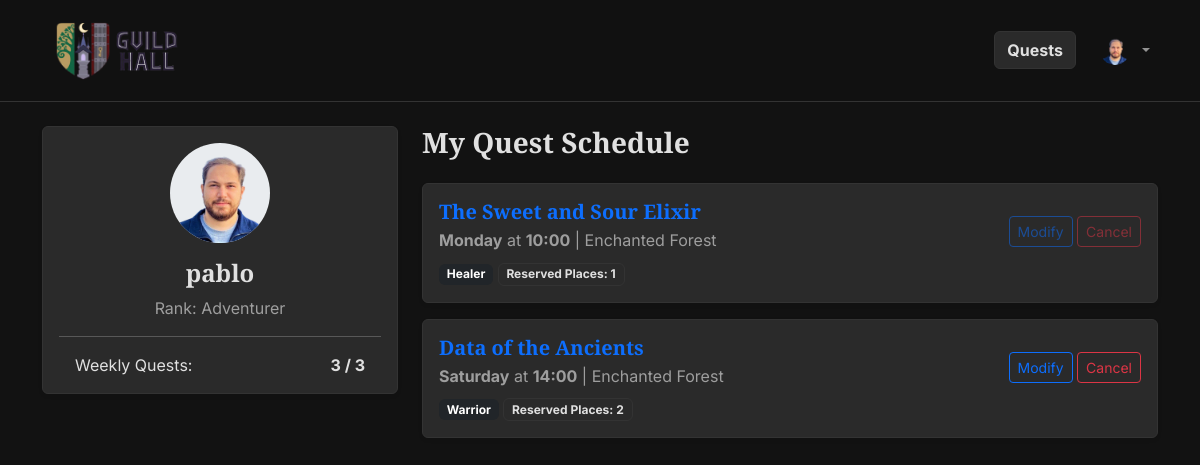
/profile (signed in), run on an earlier commit of the app's database.
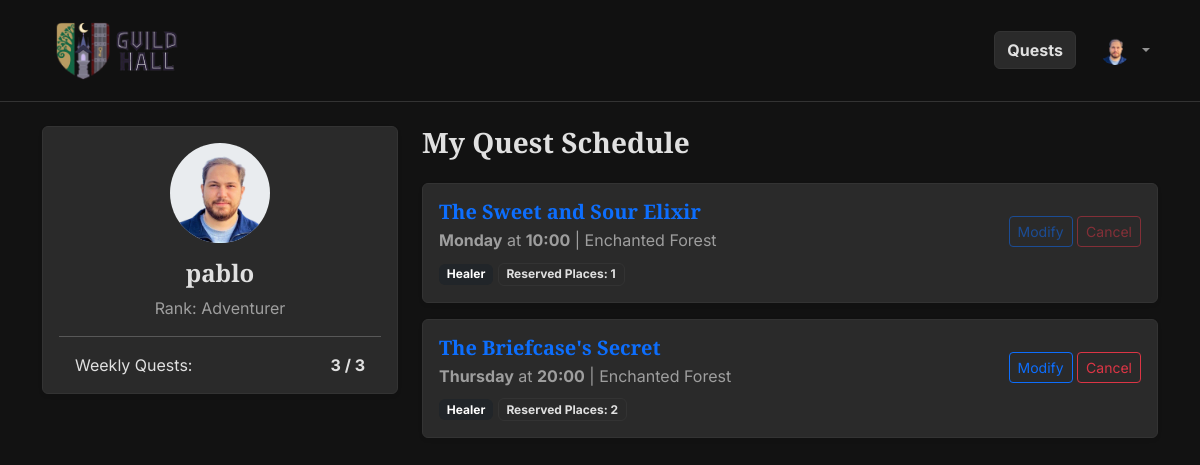
And on a later commit of the database.
### tables this page shows
CREATE TABLE "users" (
	"UId"	INTEGER,
	"username"	TEXT NOT NULL UNIQUE,
	"password_hash"	TEXT NOT NULL,
	"role"	TEXT NOT NULL,
	"avatar_filename"	TEXT,
	PRIMARY KEY("UId" AUTOINCREMENT)
);

CREATE TABLE "participations" (
	"PId"	INTEGER,
	"SId"	INTEGER NOT NULL,
	"UId"	INTEGER NOT NULL,
	"party_role"	TEXT NOT NULL,
	"places_reserved"	INTEGER NOT NULL,
	PRIMARY KEY("PId" AUTOINCREMENT),
	FOREIGN KEY("SId") REFERENCES "sessions"("SId"),
	FOREIGN KEY("UId") REFERENCES "users"("UId")
);

CREATE TABLE "quests" (
	"QId"	INTEGER,
	"title"	TEXT NOT NULL,
	"duration"	INTEGER NOT NULL,
	"quest_type"	TEXT NOT NULL,
	"difficulty"	TEXT NOT NULL,
	"description"	TEXT,
	"image_filename"	TEXT,
	PRIMARY KEY("QId" AUTOINCREMENT)
);

### app.py (the view)
@app.route('/profile')
@login_required
def profile():
    if current_user.role != AD:
        flash("Guild Masters have a different dashboard.", "info")
        return redirect(url_for('index')) # We will point this to GM Dashboard later
    raw_participations = db.get_user_participations(current_user.UId)
    participations = []
    total_places = 0
    for row in raw_participations:
        part_dict = dict(row)
        part_dict['is_modifiable'] = util.can_modify_session(
            row['day'], row['start_time'], SIMULATED_DAY, SIMULATED_TIME
        )
        total_places += row['places_reserved']
        participations.append(part_dict)
    return render_template('adventurer_profile.html', participations=participations, total_places = total_places)

### app.py (called while the page is built)
@login_manager.user_loader
def load_user(user_id):
    return db.get_user_by_id(user_id)

### db.py (called while the page is built)
def get_db_connection():
    conn = sqlite3.connect('database.db')
    conn.row_factory = sqlite3.Row
    return conn

def get_user_by_id(uid):
    conn = get_db_connection()
    cursor = conn.cursor()
    query = 'SELECT * FROM users WHERE UId = ?'
    cursor.execute(query, (uid,))
    user_row = cursor.fetchone()
    conn.close()
    if user_row:
        return User(id=user_row['UId'],
                    username=user_row['username'],
                    role=user_row['role'],
                    avatar_filename=user_row['avatar_filename'])
    return None

def get_user_participations(user_id):
    conn = get_db_connection()
    query = '''
        SELECT p.PId as participation_id, p.party_role, p.places_reserved,
               s.SId as session_id, s.day, s.start_time, s.location,
               q.title, q.duration, q.quest_type
        FROM participations p
        JOIN sessions s ON p.SId = s.SId
        JOIN quests q ON s.QId = q.QId
        WHERE p.UId = ?
        ORDER BY
        CASE s.day
            WHEN 'Monday' THEN 1
            WHEN 'Tuesday' THEN 2
            WHEN 'Wednesday' THEN 3
            WHEN 'Thursday' THEN 4
            WHEN 'Friday' THEN 5
            WHEN 'Saturday' THEN 6
            WHEN 'Sunday' THEN 7
        END, s.start_time ASC
    '''
    participations = conn.execute(query, (user_id,)).fetchall()
    conn.close()
    return participations

### util.py (called while the page is built)
def get_total_hours(day_str, time_str):
    days = {
        "Monday": 0, "Tuesday": 1, "Wednesday": 2, "Thursday": 3,
        "Friday": 4, "Saturday": 5, "Sunday": 6
    }
    hours, minutes = map(int, time_str.split(':'))
    return (days[day_str] * 24) + hours + (minutes / 60.0)

def can_modify_session(session_day, session_time, current_day, current_time):
    session_total = get_total_hours(session_day, session_time)
    current_total = get_total_hours(current_day, current_time)
    return (session_total - current_total) > 8

### templates/adventurer_profile.html (shortened to what this page needs)
{% extends 'base.html' %}
{% block content %}
<div class="row">
    <div class="col-md-4 mb-4">
        <div class="card shadow-sm">
            <div class="card-body text-center">
                {% if current_user.avatar_filename %}
                        <img src="{{ url_for('static', filename='images/avatars/' + current_user.avatar_filename) }}" alt="Avatar" class="rounded-circle mb-3 avatar">
                    {% else %}
                        <img src="{{ url_for('static', filename='images/avatars/davatar.jpg') }}" alt="Default Avatar" class="rounded-circle shadow-sm border avatar">
                    {% endif %}
                <h4 class="card-title">{{ current_user.username }}</h4>
                <p class="text-muted mb-1">Rank: Adventurer</p>
                <hr>
                <div class="d-flex justify-content-between px-3">
                    <span>Weekly Quests:</span>
                    <strong>{{ total_places }} / 3</strong>
                </div>
            </div>
        </div>
    </div>
    <div class="col-md-8">
        <h3 class="mb-4">My Quest Schedule</h3>
        {% if participations %}
            <div class="row row-cols-1 g-3">
                {% for p in participations %}
                    <div class="col">
                        <div class="card shadow-sm border-start border-4 {% if p.is_modifiable %}border-success{% else %}border-secondary{% endif %}">
                            <div class="card-body">
                                <div class="d-flex justify-content-between align-items-start">
                                    <div>
                                        <h5 class="card-title mb-1">
                                            <a href="{{ url_for('session_detail', session_id=p.session_id) }}" class="text-decoration-none text-primary">
                                                {{ p.title }}
                                            </a>
                                        </h5>
                                        <p class="text-muted mb-2">
                                            <strong>{{ p.day }}</strong> at <strong>{{ p.start_time }}</strong> | {{ p.location }}
                                        </p>
                                        <div class="mt-2">
                                            <span class="badge bg-dark">{{ p.party_role }}</span>
                                            <span class="badge bg-light text-dark border">Reserved Places: {{ p.places_reserved }}</span>
                                        </div>
                                    </div>
                                    <div class="text-end mt-3">
                                        {% if p.is_modifiable %}
                                            <button type="button" class="btn btn-outline-primary btn-sm ms-1" data-bs-toggle="modal" data-bs-target="#manageParticipationModal{{ p.participation_id }}">
                                                Modify
                                            </button>
                                            <form action="{{ url_for('cancel_booking', participation_id=p.participation_id) }}" method="POST" class="d-inline" onsubmit="return confirm('Are you sure you want to cancel your place in this quest?');">
                                                <button type="submit" class="btn btn-outline-danger btn-sm">Cancel</button>
                                            </form>
                                            {% else %}
                                                <span class="d-inline-block" title="This session starts in less than 8 hours and can no longer be modified or cancelled.">
                                                <button type="button" class="btn btn-outline-primary btn-sm ms-1" id="disabled-btn" disabled>
                                                    Modify
                                                </button>
                                                <button type="button" class="btn btn-outline-danger btn-sm" id="disabled-btn" disabled>
                                                    Cancel
                                                </button>
                                            </span>
                                        {% endif %}
                                    </div>
                                </div>
                            </div>
                        </div>
                    </div>
                {% endfor %}
            </div>
        {% else %}
            <div class="alert alert-info">
                You have not joined any quests this week. <a href="{{ url_for('index') }}" class="alert-link">Browse the schedule</a> to find an adventure!
            </div>
        {% endif %}
    </div>
</div>
{% endblock %}

### templates/base.html (shortened to what this page needs)
<!DOCTYPE html>
<html lang="en">
<head>
    <link href="https://cdn.jsdelivr.net/npm/bootstrap@5.3.0/dist/css/bootstrap.min.css" rel="stylesheet">
    <link rel="stylesheet" href="{{ url_for('static', filename='css/style.css') }}">
</head>
<body {% block scrollspy %}{% endblock %}>
    <header>
        {% set is_home = request.endpoint == 'index' %}
        <nav id="{{ 'homeNavbar' if is_home else 'genNavbar' }}"
             class="navbar navbar-expand-lg navbar-dark {{ 'fixed-top navbar-transparent' if is_home else 'sticky-top glass-nav' }}">
            <div class="container">
                <a class="navbar-brand" href="{{ url_for('index') }}">
                    <img src="{{ url_for('static', filename='images/logo.png') }}" alt="Guild Logo" id="logo" class="d-inline-block align-text-top me-2">
                </a>
                <div class="collapse navbar-collapse justify-content-end" id="mobileMenu">
                    <ul class="navbar-nav align-items-lg-center">
                        <li class="nav-item me-lg-3 mb-2 mb-lg-0 {% if current_user.is_authenticated %}d-none d-lg-block{% endif %}">
                            <a class="btn btn-info w-100 text-dark fw-bold" href="{{ url_for('all_quests') }}">Quests</a>
                        </li>
                        {% if current_user.is_authenticated %}
                            <li class="nav-item dropdown d-none d-lg-block">
                                <a class="nav-link dropdown-toggle d-flex align-items-center justify-content-center" href="#" id="userDropdown" role="button" data-bs-toggle="dropdown" aria-expanded="false">
                                    {% if current_user.avatar_filename %}
                                        <img src="{{ url_for('static', filename='images/avatars/' + current_user.avatar_filename) }}" class="rounded-circle me-2" style="width: 30px; height: 30px; object-fit: cover;">
                                    {% else %}
                                        <img src="{{ url_for('static', filename='images/avatars/davatar.jpg') }}" class="rounded-circle me-2" style="width: 30px; height: 30px; object-fit: cover; background-color: #fff;">
                                    {% endif %}
                                </a>
                            </li>
                        {% endif %}
                    </ul>
                </div>
            </div>
        </nav>
    </header>
    <main class="container my-4">
        {% block content %}{% endblock %}
    </main>
</body>
</html>

### static/css/style.css (style rules this page uses)
:root { --bg-obsidian: #121212; --surface-parchment: #2A2A2A; --text-primary: #E0E0E0; --text-muted: #9E9E9E; --accent-magic: #39FF14; --role-warrior: #DC143C; --role-mage: #00BFFF; --role-healer: #50C878; --border-dim: #333333; }
body { background-color: var(--bg-obsidian); color: var(--text-primary); font-family: 'Inter', sans-serif; }
h1, h2, h3, h4, h5, h6, .navbar-brand { font-family: 'Cinzel', serif; font-weight: 600; color: var(--text-primary); }
p { font-size: 1rem; font-weight: 400; }
.card, .bg-light, .bg-white { background-color: var(--surface-parchment) !important; border: 1px solid var(--border-dim) !important; color: var(--text-primary) !important; }
.text-muted { color: var(--text-muted) !important; }
.btn:disabled, .btn.disabled, button[disabled] { opacity: 0.5; cursor: not-allowed !important; box-shadow: none !important; pointer-events: all; pointer-events: none; }
.avatar { width: 100px; height: 100px; object-fit: cover; background-color: #e9ecef; }
.navbar-brand { padding-top: 0; padding-bottom: 0; }
#logo { max-width: 150px; }
.glass-nav { background-color: rgba(18, 18, 18, 0.95) !important; backdrop-filter: blur(10px); -webkit-backdrop-filter: blur(10px); border-bottom: 1px solid var(--border-dim); }
.navbar .btn-info { background-color: var(--surface-parchment); color: var(--text-primary) !important; border: 1px solid var(--border-dim); transition: all 0.3s ease; }

What changed in the data, as far as the page shows it:
removed participations: title "Data of the Ancients", day "Saturday", start_time "14:00", location "Enchanted Forest", party_role "Warrior", places_reserved "2"
added participations: title "The Briefcase's Secret", day "Thursday", start_time "20:00", location "Enchanted Forest", party_role "Healer", places_reserved "2"
